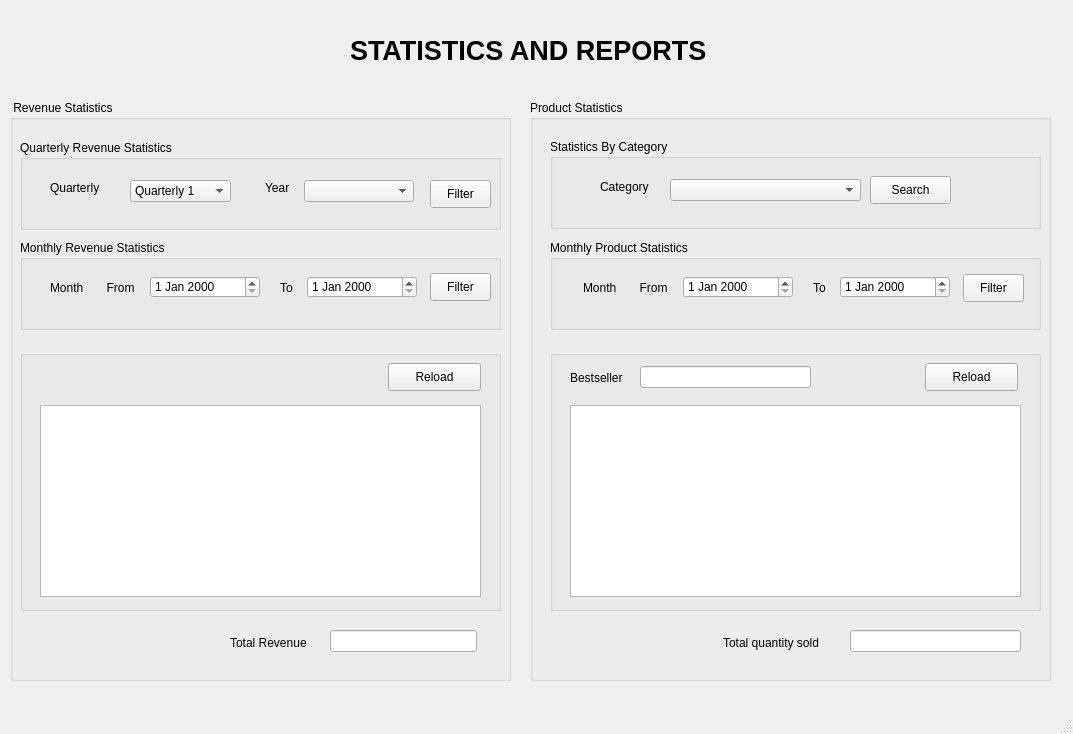
<?xml version="1.0" encoding="UTF-8"?>
<ui version="4.0">
 <class>MainWindow</class>
 <widget class="QMainWindow" name="MainWindow">
  <property name="geometry">
   <rect>
    <x>0</x>
    <y>0</y>
    <width>1073</width>
    <height>734</height>
   </rect>
  </property>
  <property name="windowTitle">
   <string>MainWindow</string>
  </property>
  <widget class="QWidget" name="centralwidget">
   <widget class="QLabel" name="label">
    <property name="geometry">
     <rect>
      <x>350</x>
      <y>20</y>
      <width>451</width>
      <height>61</height>
     </rect>
    </property>
    <property name="font">
     <font>
      <pointsize>20</pointsize>
      <weight>75</weight>
      <bold>true</bold>
     </font>
    </property>
    <property name="text">
     <string>STATISTICS AND REPORTS</string>
    </property>
   </widget>
   <widget class="QGroupBox" name="groupBox">
    <property name="geometry">
     <rect>
      <x>10</x>
      <y>100</y>
      <width>501</width>
      <height>581</height>
     </rect>
    </property>
    <property name="title">
     <string> Revenue Statistics</string>
    </property>
    <widget class="QGroupBox" name="groupBox_3">
     <property name="geometry">
      <rect>
       <x>10</x>
       <y>40</y>
       <width>481</width>
       <height>90</height>
      </rect>
     </property>
     <property name="title">
      <string>Quarterly Revenue Statistics</string>
     </property>
     <widget class="QLabel" name="label_5">
      <property name="geometry">
       <rect>
        <x>30</x>
        <y>40</y>
        <width>55</width>
        <height>16</height>
       </rect>
      </property>
      <property name="text">
       <string>Quarterly</string>
      </property>
     </widget>
     <widget class="QComboBox" name="cbxQuarterly">
      <property name="geometry">
       <rect>
        <x>110</x>
        <y>40</y>
        <width>101</width>
        <height>22</height>
       </rect>
      </property>
      <item>
       <property name="text">
        <string>Quarterly 1</string>
       </property>
      </item>
      <item>
       <property name="text">
        <string>Quarterly 2</string>
       </property>
      </item>
      <item>
       <property name="text">
        <string>Quarterly 3</string>
       </property>
      </item>
      <item>
       <property name="text">
        <string>Quarterly 4</string>
       </property>
      </item>
     </widget>
     <widget class="QLabel" name="label_6">
      <property name="geometry">
       <rect>
        <x>245</x>
        <y>40</y>
        <width>31</width>
        <height>16</height>
       </rect>
      </property>
      <property name="text">
       <string>Year</string>
      </property>
     </widget>
     <widget class="QComboBox" name="cbxYear">
      <property name="geometry">
       <rect>
        <x>284</x>
        <y>40</y>
        <width>110</width>
        <height>22</height>
       </rect>
      </property>
     </widget>
     <widget class="QPushButton" name="btnFilterByQuarterly">
      <property name="geometry">
       <rect>
        <x>410</x>
        <y>40</y>
        <width>61</width>
        <height>28</height>
       </rect>
      </property>
      <property name="text">
       <string>Filter</string>
      </property>
     </widget>
    </widget>
    <widget class="QGroupBox" name="groupBox_4">
     <property name="geometry">
      <rect>
       <x>10</x>
       <y>140</y>
       <width>481</width>
       <height>90</height>
      </rect>
     </property>
     <property name="title">
      <string>Monthly Revenue Statistics</string>
     </property>
     <widget class="QLabel" name="label_8">
      <property name="geometry">
       <rect>
        <x>30</x>
        <y>40</y>
        <width>101</width>
        <height>16</height>
       </rect>
      </property>
      <property name="text">
       <string>Month       From</string>
      </property>
     </widget>
     <widget class="QDateEdit" name="dateFromByRevenue">
      <property name="geometry">
       <rect>
        <x>130</x>
        <y>36</y>
        <width>110</width>
        <height>22</height>
       </rect>
      </property>
     </widget>
     <widget class="QLabel" name="label_9">
      <property name="geometry">
       <rect>
        <x>260</x>
        <y>40</y>
        <width>21</width>
        <height>16</height>
       </rect>
      </property>
      <property name="text">
       <string>To</string>
      </property>
     </widget>
     <widget class="QDateEdit" name="dateToByRevenue">
      <property name="geometry">
       <rect>
        <x>287</x>
        <y>36</y>
        <width>110</width>
        <height>22</height>
       </rect>
      </property>
     </widget>
     <widget class="QPushButton" name="btnFilterByMonthRevenue">
      <property name="geometry">
       <rect>
        <x>410</x>
        <y>33</y>
        <width>61</width>
        <height>28</height>
       </rect>
      </property>
      <property name="text">
       <string>Filter</string>
      </property>
     </widget>
    </widget>
    <widget class="QGroupBox" name="groupBox_5">
     <property name="geometry">
      <rect>
       <x>10</x>
       <y>250</y>
       <width>481</width>
       <height>261</height>
      </rect>
     </property>
     <property name="title">
      <string/>
     </property>
     <widget class="QTableWidget" name="tblInvoice">
      <property name="geometry">
       <rect>
        <x>20</x>
        <y>55</y>
        <width>441</width>
        <height>192</height>
       </rect>
      </property>
     </widget>
     <widget class="QPushButton" name="btnReloadTableOrder">
      <property name="geometry">
       <rect>
        <x>368</x>
        <y>13</y>
        <width>93</width>
        <height>28</height>
       </rect>
      </property>
      <property name="text">
       <string>Reload</string>
      </property>
     </widget>
    </widget>
    <widget class="QLabel" name="label_2">
     <property name="geometry">
      <rect>
       <x>220</x>
       <y>535</y>
       <width>91</width>
       <height>16</height>
      </rect>
     </property>
     <property name="text">
      <string>Total Revenue</string>
     </property>
    </widget>
    <widget class="QLineEdit" name="txtTotalRevenue">
     <property name="geometry">
      <rect>
       <x>320</x>
       <y>530</y>
       <width>147</width>
       <height>22</height>
      </rect>
     </property>
    </widget>
   </widget>
   <widget class="QGroupBox" name="groupBox_2">
    <property name="geometry">
     <rect>
      <x>530</x>
      <y>100</y>
      <width>521</width>
      <height>581</height>
     </rect>
    </property>
    <property name="title">
     <string>Product Statistics</string>
    </property>
    <widget class="QGroupBox" name="groupBox_6">
     <property name="geometry">
      <rect>
       <x>20</x>
       <y>39</y>
       <width>491</width>
       <height>90</height>
      </rect>
     </property>
     <property name="title">
      <string>Statistics By Category</string>
     </property>
     <widget class="QLabel" name="label_7">
      <property name="geometry">
       <rect>
        <x>50</x>
        <y>40</y>
        <width>55</width>
        <height>16</height>
       </rect>
      </property>
      <property name="text">
       <string>Category</string>
      </property>
     </widget>
     <widget class="QComboBox" name="cbxCategory">
      <property name="geometry">
       <rect>
        <x>120</x>
        <y>40</y>
        <width>191</width>
        <height>22</height>
       </rect>
      </property>
     </widget>
     <widget class="QPushButton" name="btnSearch">
      <property name="geometry">
       <rect>
        <x>320</x>
        <y>37</y>
        <width>81</width>
        <height>28</height>
       </rect>
      </property>
      <property name="text">
       <string>Search</string>
      </property>
     </widget>
    </widget>
    <widget class="QGroupBox" name="groupBox_7">
     <property name="geometry">
      <rect>
       <x>20</x>
       <y>140</y>
       <width>491</width>
       <height>90</height>
      </rect>
     </property>
     <property name="title">
      <string>Monthly Product Statistics</string>
     </property>
     <widget class="QPushButton" name="btnFilterByMonthProduct">
      <property name="geometry">
       <rect>
        <x>413</x>
        <y>34</y>
        <width>61</width>
        <height>28</height>
       </rect>
      </property>
      <property name="text">
       <string>Filter</string>
      </property>
     </widget>
     <widget class="QLabel" name="label_10">
      <property name="geometry">
       <rect>
        <x>263</x>
        <y>40</y>
        <width>21</width>
        <height>16</height>
       </rect>
      </property>
      <property name="text">
       <string>To</string>
      </property>
     </widget>
     <widget class="QLabel" name="label_11">
      <property name="geometry">
       <rect>
        <x>33</x>
        <y>40</y>
        <width>101</width>
        <height>16</height>
       </rect>
      </property>
      <property name="text">
       <string>Month       From</string>
      </property>
     </widget>
     <widget class="QDateEdit" name="dateFromByProduct">
      <property name="geometry">
       <rect>
        <x>133</x>
        <y>36</y>
        <width>110</width>
        <height>22</height>
       </rect>
      </property>
     </widget>
     <widget class="QDateEdit" name="dateToByProduct">
      <property name="geometry">
       <rect>
        <x>290</x>
        <y>36</y>
        <width>110</width>
        <height>22</height>
       </rect>
      </property>
     </widget>
    </widget>
    <widget class="QGroupBox" name="groupBox_8">
     <property name="geometry">
      <rect>
       <x>20</x>
       <y>250</y>
       <width>491</width>
       <height>261</height>
      </rect>
     </property>
     <property name="title">
      <string/>
     </property>
     <widget class="QTableWidget" name="tblProduct">
      <property name="geometry">
       <rect>
        <x>20</x>
        <y>55</y>
        <width>451</width>
        <height>192</height>
       </rect>
      </property>
     </widget>
     <widget class="QLabel" name="label_4">
      <property name="geometry">
       <rect>
        <x>20</x>
        <y>20</y>
        <width>61</width>
        <height>16</height>
       </rect>
      </property>
      <property name="text">
       <string>Bestseller</string>
      </property>
     </widget>
     <widget class="QLineEdit" name="txtBestSeller">
      <property name="geometry">
       <rect>
        <x>90</x>
        <y>16</y>
        <width>171</width>
        <height>22</height>
       </rect>
      </property>
     </widget>
     <widget class="QPushButton" name="btnReloadTableProduct">
      <property name="geometry">
       <rect>
        <x>375</x>
        <y>13</y>
        <width>93</width>
        <height>28</height>
       </rect>
      </property>
      <property name="text">
       <string>Reload</string>
      </property>
     </widget>
    </widget>
    <widget class="QLabel" name="label_3">
     <property name="geometry">
      <rect>
       <x>193</x>
       <y>535</y>
       <width>111</width>
       <height>16</height>
      </rect>
     </property>
     <property name="text">
      <string>Total quantity sold</string>
     </property>
    </widget>
    <widget class="QLineEdit" name="txtTotalQuantitySold">
     <property name="geometry">
      <rect>
       <x>320</x>
       <y>530</y>
       <width>171</width>
       <height>22</height>
      </rect>
     </property>
    </widget>
   </widget>
   <widget class="QLabel" name="txtUserName">
    <property name="enabled">
     <bool>false</bool>
    </property>
    <property name="geometry">
     <rect>
      <x>900</x>
      <y>20</y>
      <width>141</width>
      <height>20</height>
     </rect>
    </property>
    <property name="sizePolicy">
     <sizepolicy hsizetype="Preferred" vsizetype="Preferred">
      <horstretch>0</horstretch>
      <verstretch>0</verstretch>
     </sizepolicy>
    </property>
    <property name="font">
     <font>
      <pointsize>12</pointsize>
      <weight>75</weight>
      <bold>true</bold>
     </font>
    </property>
    <property name="layoutDirection">
     <enum>Qt::LeftToRight</enum>
    </property>
    <property name="text">
     <string/>
    </property>
    <property name="alignment">
     <set>Qt::AlignRight|Qt::AlignTrailing|Qt::AlignVCenter</set>
    </property>
   </widget>
  </widget>
  <widget class="QMenuBar" name="menubar">
   <property name="geometry">
    <rect>
     <x>0</x>
     <y>0</y>
     <width>1073</width>
     <height>26</height>
    </rect>
   </property>
  </widget>
  <widget class="QStatusBar" name="statusbar"/>
 </widget>
 <resources/>
 <connections/>
</ui>
